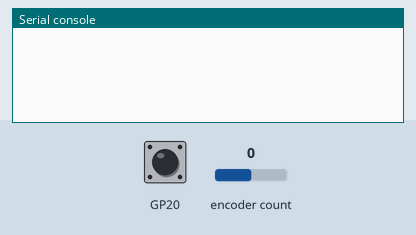
Recording of a program running on a simulated Raspberry Pi Pico running MicroPython. Parts: the last lines printed to the serial console. Inputs (shaded band) come from the test bench; at power-on: encoder count 0, GP20 HIGH.

Above: at 1.2 s.
1.3 s: encoder count set to 1
At 2.1 s:
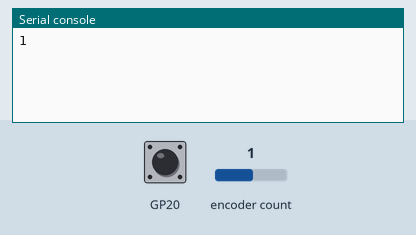
34.0 s: GP20 pulled LOW for 3 s
At 35.4 s:
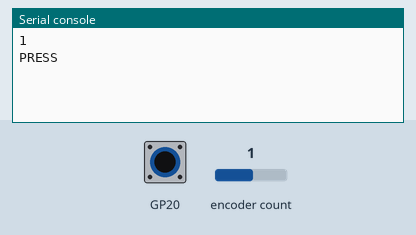
66.7 s: encoder count set to 0
At 67.5 s:
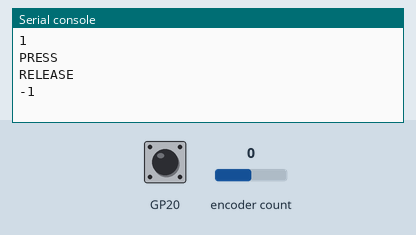

The program:

main.py
```python
from rotary import Rotary
import utime as time

rotary = Rotary(18,19,20)
val = 0

def rotary_changed(change):
    global val
    if change == Rotary.ROT_CW:
        val = val + 1
        print(val)
    elif change == Rotary.ROT_CCW:
        val = val - 1
        print(val)
    elif change == Rotary.SW_PRESS:
        print('PRESS')
        val=0
    elif change == Rotary.SW_RELEASE:
        print('RELEASE')

rotary.add_handler(rotary_changed)

while True:
    time.sleep(0.1)
```

Measured:
- after the input at 1.3 s, the serial console: prints a new line at once (image 1)
- after the input at 34.0 s, the serial console: prints a new line at once (image 2)
- after the input at 66.7 s, the serial console: prints a new line at once (image 3)
